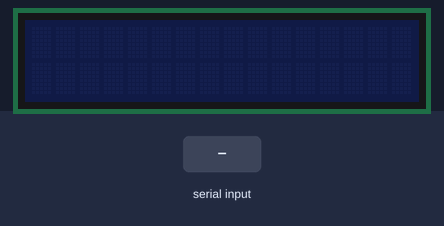
The program below on a simulated Raspberry Pi Pico running MicroPython. Parts: 16×2 character LCD. The test bench sets the inputs (shaded band). What the program prints to the serial console is not drawn.

Above: at 1.2 s.
1.3 s: "60" typed at the serial console, then Enter
2.8 s: "24" typed at the serial console, then Enter
4.3 s: "5" typed at the serial console, then Enter
At 5.3 s:
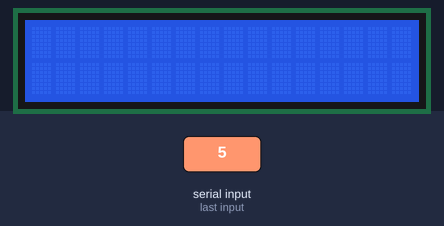
5.8 s: "90" typed at the serial console, then Enter
7.3 s: "200" typed at the serial console, then Enter
At 9.9 s:
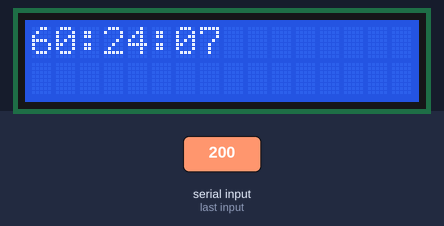
Timing chart, 0 to 11.3 s (numbered marks = the images above; inputs shaded):
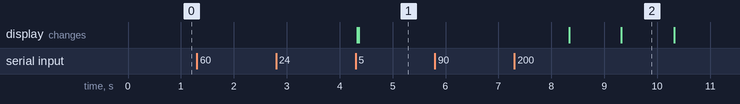

Measured:
- after the input at 1.3 s, every drawn part: stays the same
- after the input at 2.8 s, every drawn part: stays the same
- after the input at 4.3 s, the display: first changes at once (image 1 shows a later state)
- after the input at 5.8 s, every drawn part: stays the same
- after the input at 7.3 s, the display: first changes after 1.0 s (image 2 shows a later state)

The program:

main.py
```python
# 'time' is a library with functions for time | 'ticks_ms' = increasing number in ms | 'ticks_diff' = calculates the difference between two such numbers
# 'machine' is a MicroPython library dedicated to controlling hardware on the Pico, 'Pin' is used to control or  read a physical GPIO-pin


from time import ticks_ms, ticks_diff
from machine import Pin, PWM
from I2C_LCD import I2CLcd
from machine import Pin, PWM, I2C

# time variables


hour = int(input("Hour: "))
minute = int(input("Minute: "))
second = int(input("Second: "))

# display


i2c = I2C(0, sda=Pin(4), scl=Pin(5), freq=100000)

lcd = I2CLcd(i2c, 0x27, 2, 16)


print(i2c.scan())


# alarm variables

buzzer = PWM(Pin(15))
buzzer.freq(2000)
buzzer.duty_u16(0)

alarm_hour = int(input("Alarm hour: "))
alarm_minute = int(input("Alarm minute: "))

# Save the millisecond value when the clock starts

last_second = ticks_ms()

# loops

while True:

    now = ticks_ms()
    if ticks_diff(now, last_second) >= 1000:
        last_second += 1000
        second += 1

        if second == 60:
            second = 0
            minute += 1

        if minute == 60:
            minute = 0
            hour += 1

        if hour == 24:
            hour = 0

        if hour == alarm_hour and minute == alarm_minute and second < 10:
            print("ALARM!")
            buzzer.duty_u16(32768)
        else:
            buzzer.duty_u16(0)

        print(f"\r{hour:02d}:{minute:02d}:{second:02d}", end="")

        lcd.move_to(0, 0)
        lcd.putstr(f"{hour:02d}:{minute:02d}:{second:02d}")
```
